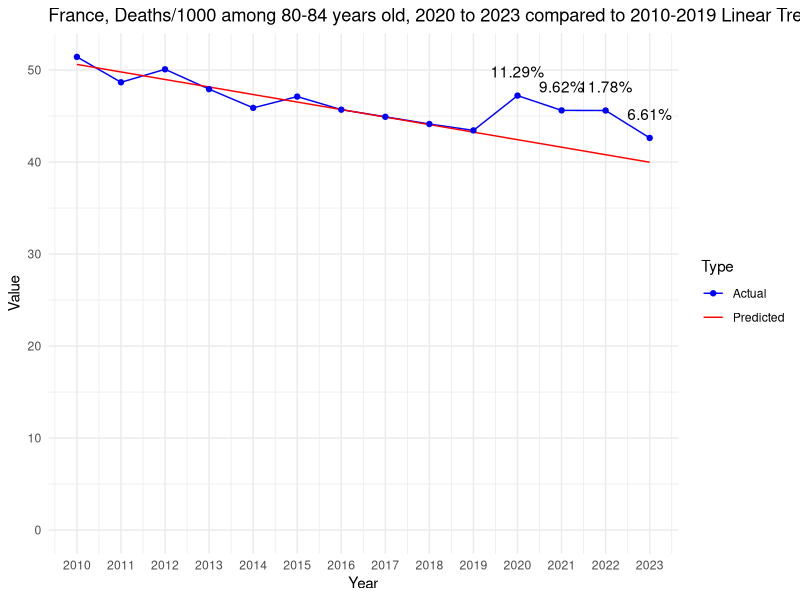

The R source for this figure:
# Load necessary libraries
library(dplyr)
library(readr)
library(ggplot2)

# Defines the data as a named vector
data <- c(
`2010` = 51.4302028464163, `2011` = 48.6700736727223, `2012` = 50.0808773951832, `2013` = 47.9235591154449, `2014` = 45.8877666018423,
`2015` = 47.1151118145236, `2016` = 45.6929349148123, `2017` = 44.9167585151808, `2018` = 44.1342090358559, `2019` = 43.4385312613001,
`2020` = 47.2222841746871, `2021` = 45.6152881091932, `2022` = 45.6009741928428, `2023` = 42.6204448369865
)

# Extracts data for the decade and recent years
decade <- data[as.character(2010:2019)]
recent_years <- data[as.character(2020:2023)]

# Fits a linear model to the decade data
years <- as.numeric(names(decade))
lm_model <- lm(decade ~ years)

# Predicts values for 2020 to 2023 based on the linear model
predicted_values <- predict(lm_model, newdata = data.frame(years = as.numeric(names(recent_years))))

# Calculates deviations from the linear trend
deviations <- recent_years - predicted_values

# Calculates the mean and standard deviation of the decade
decade_mean <- mean(decade)
decade_stddev <- sd(decade)

# Initializes vectors to store the calculated values
z_scores <- numeric(length(recent_years))
percent_deviations <- numeric(length(recent_years))

# Calculates and store the Z-scores, deviations, and percentage of deviations for recent years
for (i in 1:length(recent_years)) {
  year <- names(recent_years)[i]
  z_scores[i] <- (recent_years[year] - decade_mean) / decade_stddev
  deviation <- deviations[year]
  percent_deviations[i] <- (deviation / predicted_values[i]) * 100
  cat(sprintf("Year: %s, Z-score: %f, Deviation from linear trend: %f, Percentage of deviation: %f%%\n",
              year, z_scores[i], deviation, percent_deviations[i]))
}

# Prepare an extended range for predictions, including 2020 to 2023
extended_years <- as.numeric(c(names(decade), names(recent_years)))

# Predict values for the extended range based on the linear model
extended_predicted_values <- predict(lm_model, newdata = data.frame(years = extended_years))

# Create a data frame for plotting actual values
actual_plot_data <- data.frame(
  Year = as.numeric(names(data)),
  Value = data,
  Type = "Actual"
)

# Create a data frame for plotting predicted values
predicted_plot_data <- data.frame(
  Year = extended_years,
  Value = extended_predicted_values,
  Type = "Predicted"
)

# Combine actual and predicted data
plot_data <- rbind(actual_plot_data, predicted_plot_data)

# Create the line chart
p <- ggplot(plot_data, aes(x = Year, y = Value, color = Type)) +
  geom_line(aes(group = Type)) +
  geom_point(data = actual_plot_data, aes(x = Year, y = Value)) +
  theme_minimal() +
  labs(title = "France, Deaths/1000 among 80-84 years old, 2020 to 2023 compared to 2010-2019 Linear Trend", x = "Year", y = "Value") +
  scale_color_manual(values = c("Actual" = "blue", "Predicted" = "red")) +
  scale_y_continuous(labels = scales::comma, limits = c(0, max(plot_data$Value))) +
  scale_x_continuous(breaks = extended_years) # Set breaks to every year

# Add percentage of deviation annotations for 2020 to 2023
for (i in 1:length(recent_years)) {
  year <- as.numeric(names(recent_years)[i])
  deviation_value <- percent_deviations[i]
  p <- p + annotate("text", x = year, y = data[as.character(year)], label = paste0(round(deviation_value, 2), "%"), vjust = -1.5)
}

# Print the plot
print(p)
